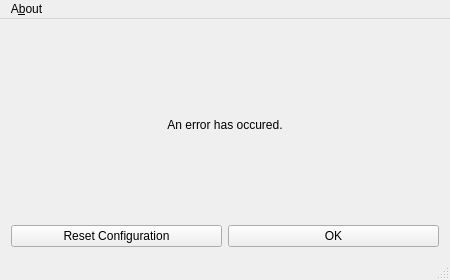
<?xml version="1.0" encoding="UTF-8"?>
<ui version="4.0">
 <class>ErrorWindow</class>
 <widget class="QMainWindow" name="ErrorWindow">
  <property name="geometry">
   <rect>
    <x>0</x>
    <y>0</y>
    <width>450</width>
    <height>280</height>
   </rect>
  </property>
  <property name="sizePolicy">
   <sizepolicy hsizetype="Fixed" vsizetype="Fixed">
    <horstretch>0</horstretch>
    <verstretch>0</verstretch>
   </sizepolicy>
  </property>
  <property name="windowTitle">
   <string>Ntfy desktop - Error</string>
  </property>
  <property name="windowIcon">
   <iconset resource="../409515d1/resources.qrc">
    <normaloff>:/images/ntfy-nobg.svg</normaloff>:/images/ntfy-nobg.svg</iconset>
  </property>
  <widget class="QWidget" name="centralWidget">
   <layout class="QVBoxLayout" name="verticalLayout">
    <item>
     <widget class="QLabel" name="ErrorText">
      <property name="text">
       <string>An error has occured.</string>
      </property>
      <property name="alignment">
       <set>Qt::AlignmentFlag::AlignCenter</set>
      </property>
     </widget>
    </item>
    <item>
     <layout class="QHBoxLayout" name="ButtonsLayout">
      <item>
       <widget class="QPushButton" name="ResetButton">
        <property name="cursor">
         <cursorShape>PointingHandCursor</cursorShape>
        </property>
        <property name="text">
         <string>Reset Configuration</string>
        </property>
        <property name="icon">
         <iconset theme="view-refresh"/>
        </property>
       </widget>
      </item>
      <item>
       <widget class="QPushButton" name="OkButton">
        <property name="cursor">
         <cursorShape>PointingHandCursor</cursorShape>
        </property>
        <property name="text">
         <string>OK</string>
        </property>
        <property name="icon">
         <iconset theme="checkmark"/>
        </property>
       </widget>
      </item>
     </layout>
    </item>
   </layout>
  </widget>
  <widget class="QMenuBar" name="menuBar">
   <property name="geometry">
    <rect>
     <x>0</x>
     <y>0</y>
     <width>450</width>
     <height>30</height>
    </rect>
   </property>
   <widget class="QMenu" name="menuAbout">
    <property name="title">
     <string>A&amp;bout</string>
    </property>
    <addaction name="aboutAction"/>
   </widget>
   <addaction name="menuAbout"/>
  </widget>
  <widget class="QStatusBar" name="statusBar"/>
  <action name="aboutAction">
   <property name="text">
    <string>&amp;Ntfy Desktop</string>
   </property>
  </action>
 </widget>
 <layoutdefault spacing="6" margin="11"/>
 <resources>
  <include location="../409515d1/resources.qrc"/>
 </resources>
 <connections>
  <connection>
   <sender>OkButton</sender>
   <signal>clicked()</signal>
   <receiver>ErrorWindow</receiver>
   <slot>close()</slot>
   <hints>
    <hint type="sourcelabel">
     <x>335</x>
     <y>198</y>
    </hint>
    <hint type="destinationlabel">
     <x>224</x>
     <y>139</y>
    </hint>
   </hints>
  </connection>
 </connections>
 <slots>
  <slot>resetConfig()</slot>
 </slots>
</ui>
